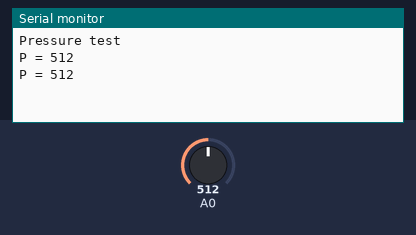
Recording of a sketch running on a simulated Arduino Uno, built with avr-gcc and run on an emulated ATmega328P. Shown: the last lines printed to the serial monitor. The test bench sets the inputs (shaded band); at power-on: A0 = 512.

Above: at 1.7 s.
1.8 s: A0 set to 716
At 3.1 s:
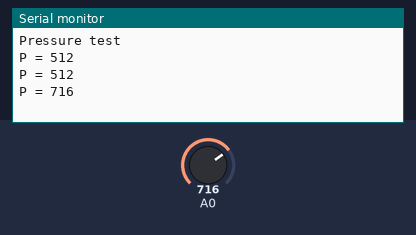
3.3 s: A0 set to 900
At 3.9 s:
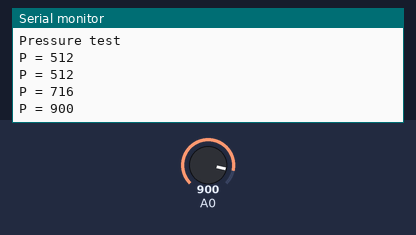
Timing chart, 0 to 6.3 s (numbered marks = the images above; inputs shaded):
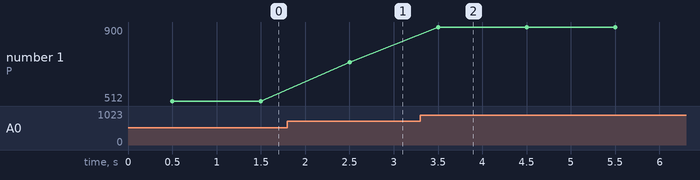

The sketch:

Pressure_Test.ino
```cpp
volatile int pressure;

void setup() {
pinMode(A0, INPUT);
Serial.begin(9600);
 while (!Serial) delay(1);
  Serial.println("Pressure test");
  delay(500);
}

void loop() {
   if (isnan(pressure)) {
    pressure = 0;
   }
   pressure = analogRead(A0);
   //pressure = map(pressure, 101, 920.7, 0, 2000);
      if (isnan(pressure)) {
        Serial.println("Something wrong with sensor!");
   } else {
     Serial.print("P = ");
     Serial.println(pressure);
   }

   delay(1000);
}
```

Measured:
- after the input at 1.8 s, the serial monitor: prints a new line after 0.70 s (image 1)
- after the input at 3.3 s, the serial monitor: prints a new line after 0.20 s (image 2)
- plotted number 1: 512 → 716 after the input at 1.8 s, 716 → 900 after the input at 3.3 s
